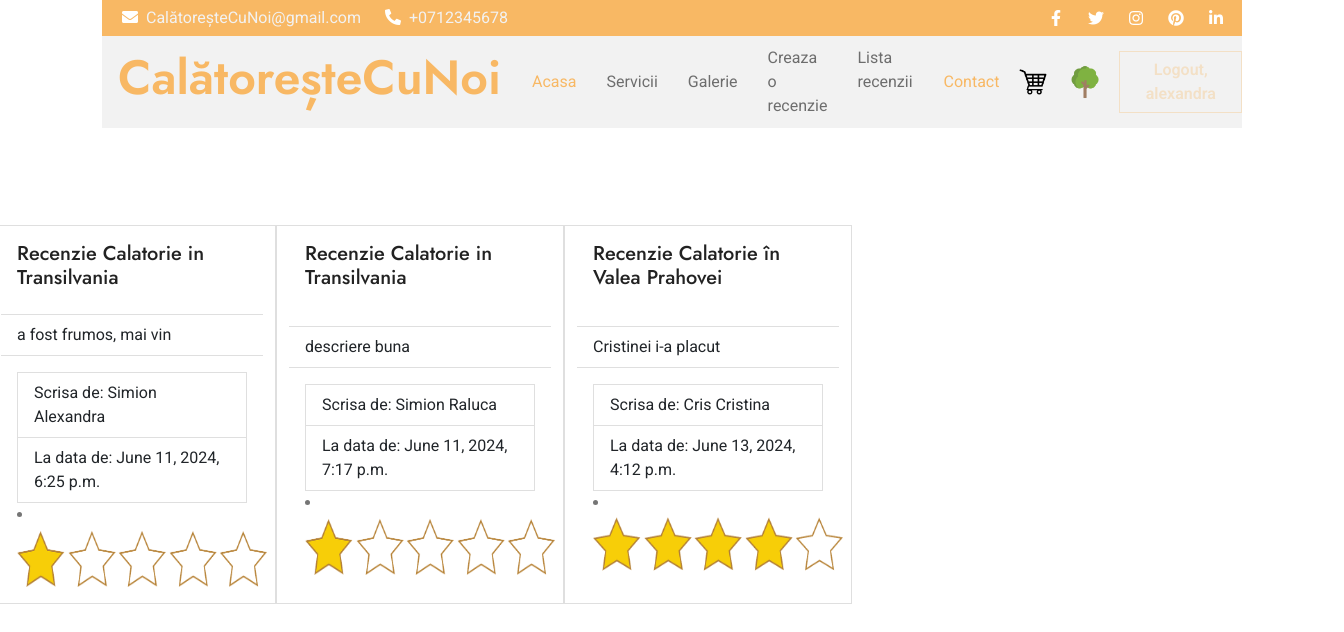
The app's page /list_rev/ (signed in) with its own data.
### alex/models.py (models this page shows, shortened)
class Rev(models.Model):
    nota_options = (
        ('1', '1'),
        ('2', '2'),
        ('3', '3'),
        ('4', '4'),
        ('5', '5'),
    )
    prenumele = models.CharField(max_length=40)
    nume = models.CharField(max_length=40)
    email = models.EmailField(max_length=60)
    descriere = models.TextField(max_length=500)
    created_at = models.DateTimeField(auto_now_add=True)
    excursia = models.ForeignKey(Product, on_delete=models.CASCADE, null=True)
    nota = models.CharField(max_length=6, choices=nota_options, default="1")

class Product(models.Model):
    name = models.CharField(max_length=255)
    description = models.TextField()
    price = models.DecimalField(max_digits=12, decimal_places=2)
    photo = models.ImageField(upload_to='static/', null=True, blank=True)
    def __str__(self):
        return self.name

### alex/views.py (the view)
# urls.py: path('list_rev/', views.RevListView.as_view(), name='list-rev'),
class RevListView(LoginRequiredMixin, ListView):
    template_name = 'rev/list_of_rev.html'
    model = Rev
    context_object_name = 'all_rev'

### templates/rev/list_of_rev.html (shortened to what this page needs)
<!DOCTYPE html>
{% load static %}
<html lang="en">
<head>
    <link rel="stylesheet" href="https://use.fontawesome.com/releases/v5.15.4/css/all.css"/>
    <link href="https://cdn.jsdelivr.net/npm/bootstrap-icons@1.4.1/font/bootstrap-icons.css" rel="stylesheet">
    <link href="{% static 'lib/owlcarousel/assets/owl.carousel.min.css' %}" rel="stylesheet">
    <link href="{% static 'lib/lightbox/css/lightbox.min.css' %}" rel="stylesheet">
    <link href="{% static 'css/bootstrap.min.css' %}" rel="stylesheet">
    <link href="{% static 'css/style.css' %}" rel="stylesheet">
</head>
<body>
<div class="container-fluid fixed-top px-0">
    <div class="container px-0">
        <div class="topbar">
            <div class="row align-items-center justify-content-center">
                <div class="col-md-8">
                    <div class="topbar-info d-flex flex-wrap">
                        <a href="#" class="text-light me-4"><i class="fas fa-envelope text-white me-2"></i>CalătoreșteCuNoi@gmail.com</a>
                        <a href="#" class="text-light"><i class="fas fa-phone-alt text-white me-2"></i>+0712345678</a>
                    </div>
                </div>
                <div class="col-md-4">
                    <div class="topbar-icon d-flex align-items-center justify-content-end">
                        <a href="#" class="btn-square text-white me-2"><i class="fab fa-facebook-f"></i></a>
                        <a href="#" class="btn-square text-white me-2"><i class="fab fa-twitter"></i></a>
                        <a href="#" class="btn-square text-white me-2"><i class="fab fa-instagram"></i></a>
                        <a href="#" class="btn-square text-white me-2"><i class="fab fa-pinterest"></i></a>
                        <a href="#" class="btn-square text-white me-0"><i class="fab fa-linkedin-in"></i></a>
                    </div>
                </div>
            </div>
        </div>
        <nav class="navbar navbar-light bg-light navbar-expand-xl">
            <a href="{% url 'homepage' %}" class="navbar-brand ms-3">
                <h1 class="text-primary display-5">CalătoreșteCuNoi</h1>
            </a>
            <div class="collapse navbar-collapse bg-light" id="navbarCollapse">
                <div class="navbar-nav ms-auto">
                    <a href="{% url 'homepage' %}" class="nav-item nav-link active">Acasa</a>
                    <a href="{% url 'list-products' %}" class="nav-item nav-link">Servicii</a>
                    <a href="{% url 'galery' %}" class="nav-item nav-link">Galerie</a>
                </div>
                {% if user.is_authenticated %}
                    <div class="navbar-nav ms-auto">
                        <a href="{% url 'create-rev' %}" class="nav-item nav-link">Creaza o recenzie</a>
                        <a href="{% url 'list-rev' %}" class="nav-item nav-link">Lista recenzii</a>
                    </div>
                {% endif %}
                <a href="{% url 'create_contact' %}" class="nav-item nav-link active">Contact</a>
            </div>
            <a class="navbar-brand" href="{% url 'cart' %}"><img src="{% static 'img/cart_icon.png' %}" height="36"
                                                                 width="36"
                                                                 alt="..."/></a>
            <a class="navbar-brand"
               href="https://act.greenpeace.ro/doneaza/?utm_source=greenpeace.org&utm_medium=referral&utm_campaign=donate+button&_ga=2.136734005.446026110.1715546654-1686669088.1715546654"
               target="_blank"><img src="{% static 'img/tree icon.png' %}"
                                    alt="..." height="36" width="36"/></a>
            {% if user.is_authenticated %}
                <form method="post" action="{% url 'logout' %}">
                    <button type="submit" class="btn btn-outline-secondary">Logout, {{ user.username }}</button>
                </form>
            {% else %}
                <div>
                    <a href="{% url 'login' %}" class="btn btn-outline-success">Login</a>
                    <a href="{% url 'create-user' %}" class="btn btn-outline-secondary">Sign up</a>
                </div>
            {% endif %}
        </nav>
    </div>
</div>
<div class="row row-cols-2 row-cols-md-4 g-4">
        {% for rev in all_rev %}
            <div class="card" style="width: 18rem;">
  <div class="card-body">
    <h5 class="card-title">Recenzie {{ rev.excursia }} </h5>
  </div>
  <ul class="list-group list-group-flush">
      <li class="list-group-item">{{ rev.descriere}}</li>
  </ul>
  <div class="card-body">
  <li class="list-group-item">Scrisa de: {{ rev.nume }} {{ rev.prenumele }}</li>
    <li class="list-group-item">La data de: {{ rev.created_at }}</li>
      {% if rev.nota == "1" %}
          <li><img src="{% static 'img/star1.png' %}" height="60" width="250"></li>
      {% endif %}
  {% if rev.nota == "4" %}
          <li><img src="{% static 'img/star4.png' %}" height="60" width="250"></li>
      {% endif %}
  </div>
</div>
        {% endfor %}
</div>
</body>
</html>

### static/css/style.css (style rules this page uses)
.btn { font-weight: 600; transition: .5s; }
.btn-square { width: 32px; height: 32px; }
.btn-square, .btn-sm-square, .btn-md-square, .btn-lg-square { padding: 0; display: flex; align-items: center; justify-content: center; font-weight: normal; }
.fixed-top .container { transition: 0.5s; }
.topbar { padding: 2px 10px 2px 20px; background: var(--bs-primary) !important; }
.topbar a, .topbar a i { transition: 0.5s; }
.navbar { padding: 0; }
.navbar .navbar-nav .nav-link { padding: 10px 15px; font-size: 16px; transition: .5s; }
.navbar .navbar-nav .nav-link:hover, .navbar .navbar-nav .nav-link.active, .sticky-top.bg-white .navbar .navbar-nav .nav-link:hover, .sticky-top.bg-white .navbar .navbar-nav .nav-link.active { color: var(--bs-primary); }

### records on screen
Rev: excursia "Calatorie in Transilvania", descriere "a fost frumos, mai vin", nume "Simion", prenumele "Alexandra", created_at "June 11, 2024, 6:25 p.m."
Rev: excursia "Calatorie in Transilvania", descriere "descriere buna", nume "Simion", prenumele "Raluca", created_at "June 11, 2024, 7:17 p.m."
Rev: excursia "Calatorie în Valea Prahovei", descriere "Cristinei i-a placut", nume "Cris", prenumele "Cristina", created_at "June 13, 2024, 4:12 p.m."
